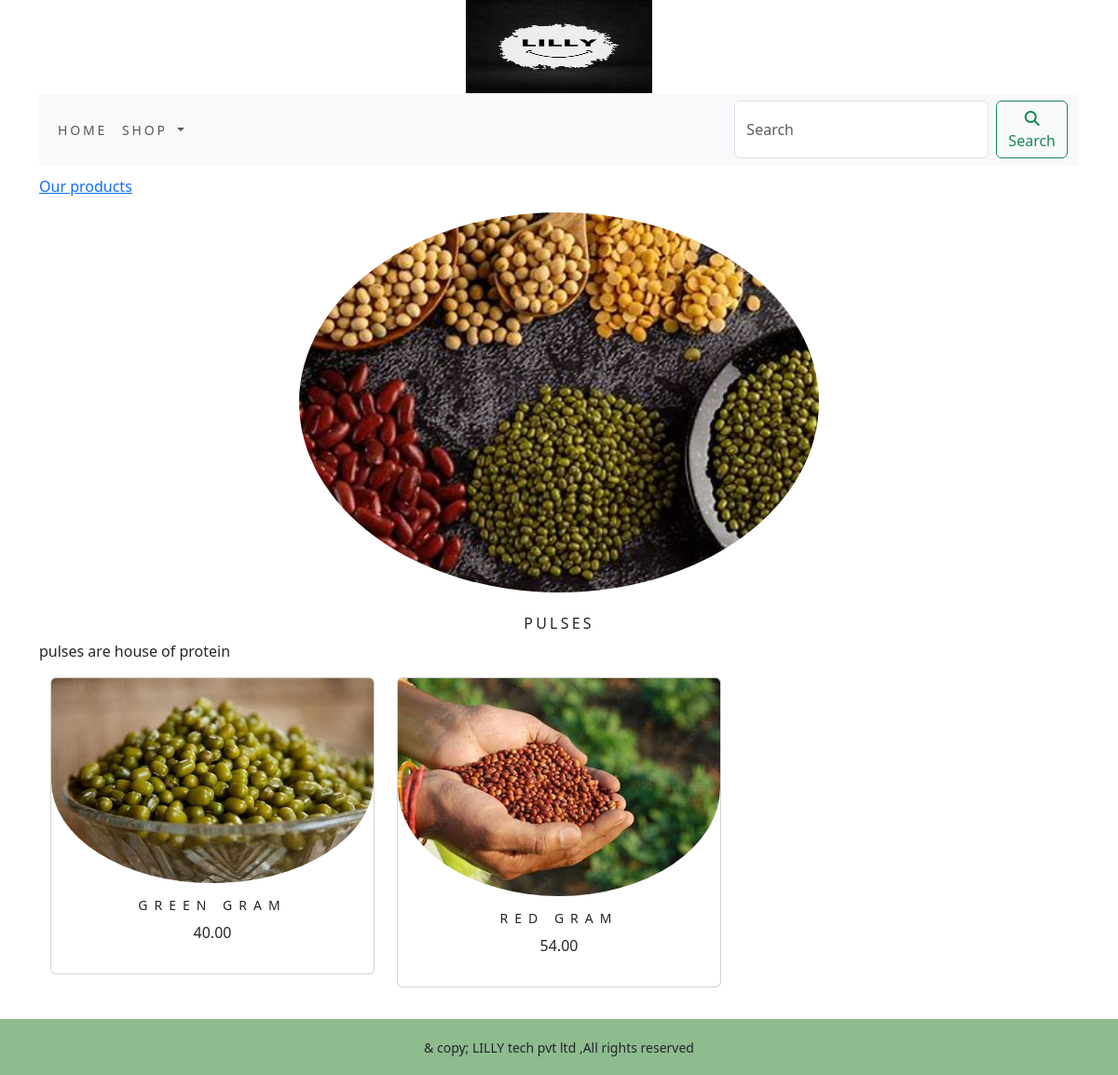
The page /shop/pulses/ on the database its author committed.
### ecomapp/models.py (models this page shows, shortened)
class Category(models.Model):
    name=models.CharField(max_length=250,unique=True)
    slug=models.SlugField(max_length=250,unique=True)
    description=models.TextField(blank=True)
    image=models.ImageField(upload_to='category',blank=True)
    class Meta:
        ordering=('name', )
        verbose_name='category'
        verbose_name_plural='categories'
    def get_url(self):
        return reverse('ecomapp:products_by_category', args=[self.slug])

class Product(models.Model):
    name = models.CharField(max_length=250, unique=True)
    slug = models.SlugField(max_length=250, unique=True)
    description = models.TextField(blank=True)
    price=models.DecimalField(max_digits=10,decimal_places=2)
    category=models.ForeignKey(Category,on_delete=models.CASCADE)
    image=models.ImageField(upload_to='product',blank=True)
    stock=models.IntegerField()
    available=models.BooleanField(default=True)
    created=models.DateField(auto_now_add=True)
    updated=models.DateTimeField(auto_now=True)
    class Meta:
        ordering = ('name', )
        verbose_name = 'product'
        verbose_name_plural = 'products'
    def get_url(self):
        return reverse('ecomapp:prodcatdetail', args=[self.category.slug,self.slug])

### ecomapp/views.py (the view)
# urls.py: path('', views.allprodcat,name='allprodcat'),
def allprodcat(request,c_slug=None):
        c_page=None
        products_list=None
        if c_slug!=None :
            c_page=get_object_or_404(Category,slug=c_slug)
            products_list=Product.objects.all().filter(category=c_page,available=True)
        else:
            products_list=Product.objects.all().filter(available=True)
        paginator=Paginator(products_list,6)
        try:
            page=int(request.GET.get('page',1))
        except:
            page=1
        try:
            products=paginator.page(page)
        except (EmptyPage,InvalidPage):
            products=paginator.page(paginator.num_pages)
        return render(request,"category.html",{'category':c_page,'products':products})

### cart/context_processors.py (called while the page is built)
def counter(request):
    item_count=0
    if 'admin' in request.path:
        return {}
    else:
        try:
            cart=Cart.objects.filter(cart_id=cart_id(request))
            cart_items=CartItem.objects.all().filter(cart=cart[:1])
            for cart_item in cart_items:
                item_count +=cart_item.quantity
        except Cart.DoesNotExist:
            item_count=0
    return dict(item_count=item_count)

### cart/views.py (called while the page is built)
def cart_id(request):
    cart = request.session.session_key
    if not cart:
        cart = request.session.create()
    return cart

### ecomapp/context_processors.py (called while the page is built)
def menu_links(request):
    links = Category.objects.all()
    return dict(links=links)

### templates/category.html (shortened to what this page needs)
{% extends 'base.html' %}
{% load static %}
{% block content %}
 {% if category %}
   <div>
     <div class="row my_row_class">
         <div class="mx-auto">
       <p><a href="{% url 'ecomapp:allprodcat' %}">Our products</a></p>
     </div>
       </div>
  </div>
 {% endif %}
 <div class="mx-auto">
  {% if category %}
    <img class="my_image" src="{{category.image.url}}" alt="{{category.name}}">
 </div>
   <br>
   <div>
     <h1 class="text-center my_title">{{category.name}}</h1>
     <p class="text-justify">{{category.description}}</p>
   </div>
 {% endif %}
<div class="container">
    <div class="row mx_auto">
        {% for product in products.object_list %}
          <div class="my_bottom_margin col-9 col-sm-12 col-md-4  xol-lg-4">
              <div class="card text-center" style="min-width:18rem;">
                 <a href="{{product.get_url}}"><img class="card-img-top my_image" src="{{product.image.url}}" alt="{{product.name}}"></a>
                 <div class="card-body">
                   <h4>{{product.name}}</h4>
                   <p>{{product.price}}</p>
                 </div>
              </div>
          </div>
        {% endfor %}
    </div>
    <br>
</div>
{% endblock %}

### static/css/custom.css (style rules this page uses)
.my_row_class { padding-top:10px; }
.my_image { border-radius: 50%; display: block; margin-left: auto; margin-right: auto; width: 50%; }
.my_title { font-size:16px; text-transform:uppercase; letter-spacing:0.2em; }
.my_bottom_margin { margin-bottom:10px; }
.card-body h4 { font-size:14px; text-transform:uppercase; letter-spacing:0.5em; }

### rows shown on the page
Category: image (picture), name "PULSES", description "pulses are house of protein"
Product: image (picture), name "GREEN GRAM", price "40.00"
Product: image (picture), name "RED GRAM", price "54.00"
